Frame 1 (no input): blank canvas, image omitted
Frame 60 (the mouse pressed at the canvas centre just before this capture): blank canvas, image omitted
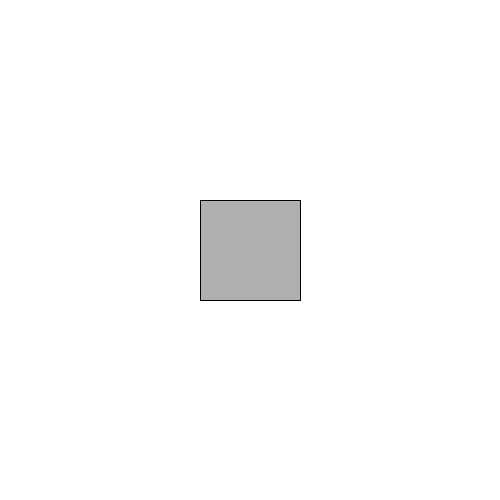
Frame 120 (the mouse held since frame 60 and released just before this capture)

The Processing sketch whose frames 1 and 60 were blank and that drew this single picture after the mouse press (run headless with seeded random() and noise(); from frame 60 on, the mouse is pressed at the canvas centre):

// Processing sketch: processing_162196
// ── processing_162196.pde

float r;
float g;
float b;
float backgroundMousea;
float backgroundMouseb;
float backgroundMousec=67;
float locX;
float locY;
 
void setup(){
size(500,500);
background(255);
}
 
void draw(){
r=random(255);
g=random(255);
b=random(255);
background(r,g,b);


//make background white if mouse is pressed
if (mousePressed){
  background(255);
  rect(200,200,100,100);
  fill(175);
  stroke(0);
  

}
}
